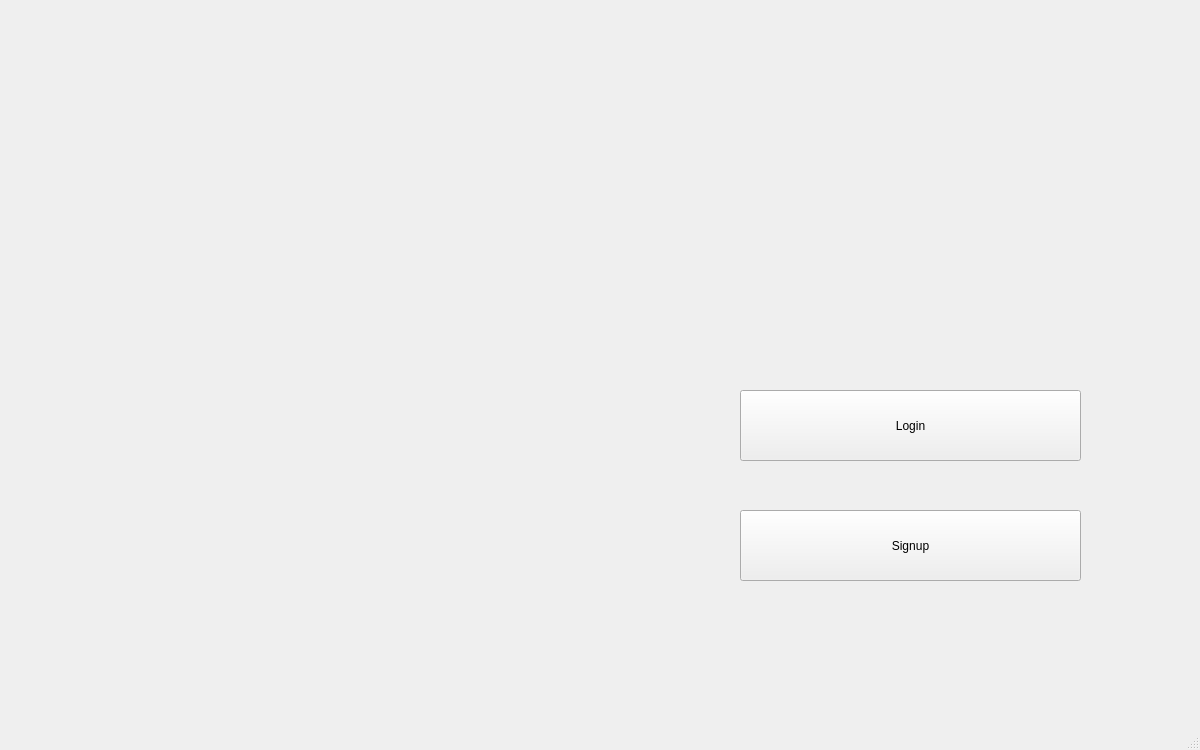
<?xml version="1.0" encoding="UTF-8"?>
<ui version="4.0">
 <class>MainWindow</class>
 <widget class="QMainWindow" name="MainWindow">
  <property name="geometry">
   <rect>
    <x>0</x>
    <y>0</y>
    <width>1200</width>
    <height>750</height>
   </rect>
  </property>
  <property name="windowTitle">
   <string>MainWindow</string>
  </property>
  <widget class="QWidget" name="centralwidget">
   <widget class="QPushButton" name="Login">
    <property name="geometry">
     <rect>
      <x>740</x>
      <y>390</y>
      <width>341</width>
      <height>71</height>
     </rect>
    </property>
    <property name="text">
     <string>Login</string>
    </property>
   </widget>
   <widget class="QPushButton" name="Signup">
    <property name="geometry">
     <rect>
      <x>740</x>
      <y>510</y>
      <width>341</width>
      <height>71</height>
     </rect>
    </property>
    <property name="text">
     <string>Signup</string>
    </property>
   </widget>
  </widget>
  <widget class="QStatusBar" name="statusbar"/>
  <action name="actionLibrary_Management_System">
   <property name="text">
    <string>Library Management System</string>
   </property>
  </action>
 </widget>
 <resources/>
 <connections/>
</ui>
